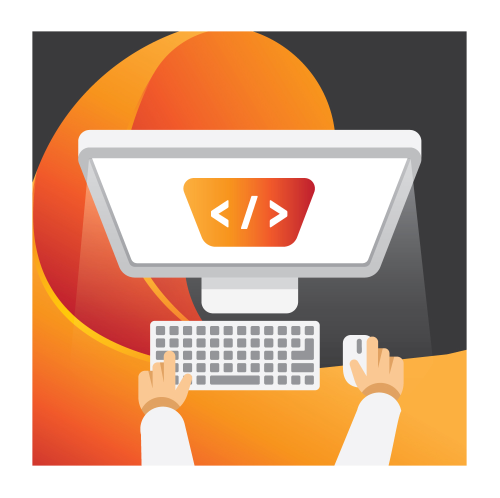
#> input picture TWT - OpenCV Python Tutorial/assets/logo.jpg, 1000 x 995 px (shown at 1/2 size)
$ python module1.py
#> lines starting #> are read from the running program, lines starting #| are printed output that depends on the picture
import cv2

# loading an image
# default mode in BGR color pattern
# load in grayscale, normal, w/o transparency
img = cv2.imread('assets/logo.jpg', 0)
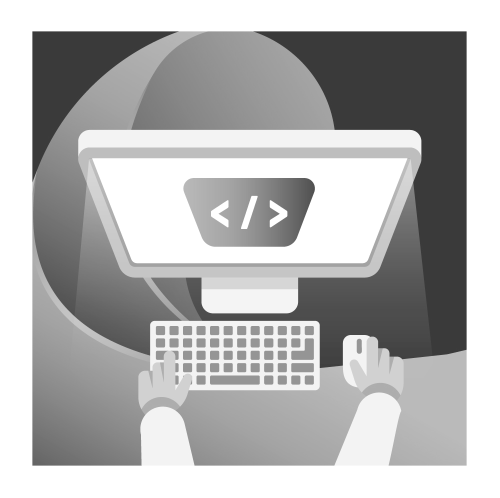
#> img: shape (995, 1000) (shown at 1/2 size); min 56, max 255, mean 179.2
# -1, cv2.IMGREAD_COLOR : loads a color image. Any transparency of image will be neglected. It is the default flag.
# 0, cv2.IMGREAD_GRAYSCALE : loads image in grayscale mode
# 1, cv2.IMGREAD_UNCHANGED : loads as such including alpha channel

# resize image by pixel or factor
img = cv2.resize(img, (400, 400))
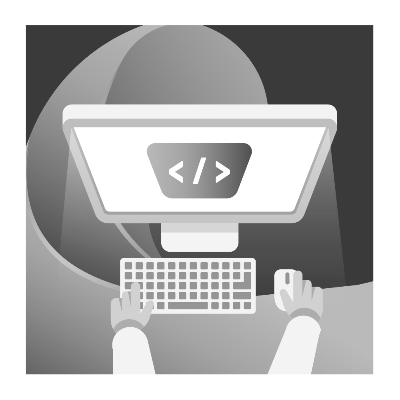
#> img: shape (400, 400); min 57, max 255, mean 179.3
img2 = cv2.resize(img, (0, 0), fx=0.5, fy=0.5)
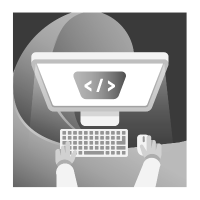
#> img2: shape (200, 200); min 58, max 255, mean 179.3

# rotate image
img = cv2.rotate(img, cv2.ROTATE_90_CLOCKWISE)
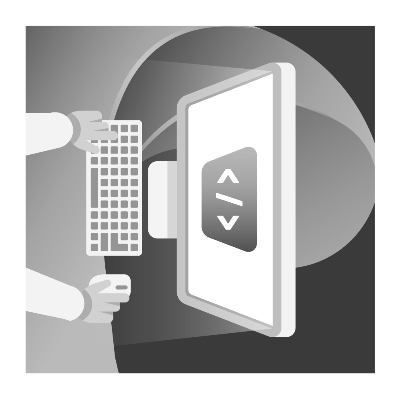
#> img: shape (400, 400); min 57, max 255, mean 179.3

# save image
cv2.imwrite('new_img.jpg', img)

# displaying image
# create window with label name
cv2.imshow('Image', img)

# close the window
# wait x seconds then skips
# 0 is infinite, waits for keyboard input
cv2.waitKey(0)
cv2.destroyAllWindows()
